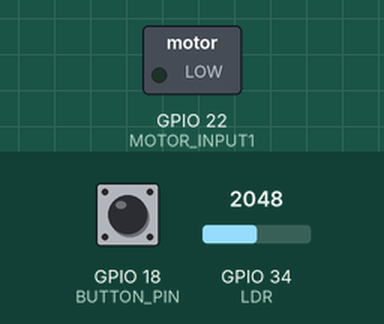
Bench run of a sketch on a simulated ESP32. Parts: switched loads named in the sketch (green lamp = pin HIGH). The inputs (shaded band) are chosen by the test bench; at power-on: GPIO 34 (LDR) = 2048, GPIO 18 (BUTTON_PIN) HIGH. WiFi joins after 1.5 s; servers stay silent unless stated; no MQTT or app messages arrive unless stated; what the sketch prints to the serial monitor is not drawn.

Above: at 2.7 s.
2.8 s: GPIO 34 (LDR) set to 417
4.3 s: GPIO 34 (LDR) set to 370
At 5.5 s:
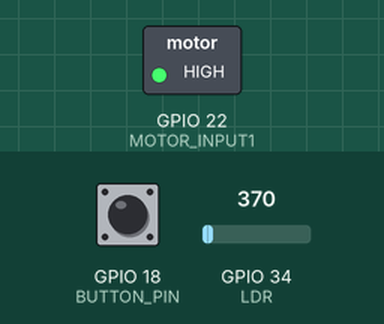
5.8 s: GPIO 34 (LDR) set to 440
At 6.8 s:
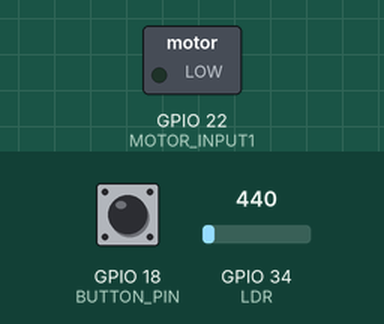
7.3 s: GPIO 34 (LDR) set to 360
At 7.9 s:
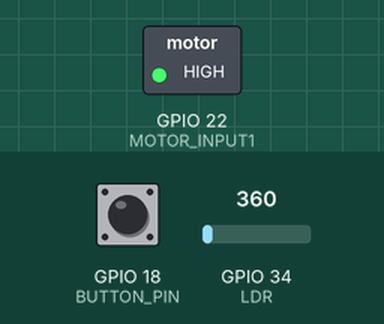
Timing chart, 0 to 9.8 s (numbered marks = the images above; inputs shaded):
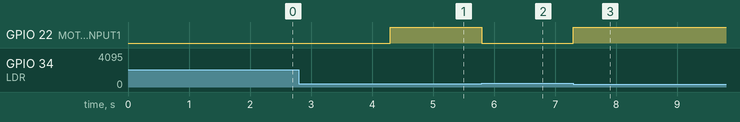

The sketch:

ge.ino
```cpp
#include <WiFi.h>
#include <MQTT.h>

// --- Pins ---
//#define MOTOR_ENABLE 23
#define MOTOR_INPUT1 22
//#define MOTOR_INPUT2 21
//#define LED_SINGLE   4
#define BUTTON_PIN   18
#define LDR 34

// --- Topics ---
const char mqtt_client_id[] = "AI_Group4";
const char mqtt_topic[]    = "groupAi4/command";
const char status_motor[]  = "groupAi4/status/motor";
//const char status_led[]    = "groupAi4/status/led"; // Topic สำหรับสถานะไฟบน Dashboard
const char status_ldr[]    = "groupAi4/status/ldr";
const char status_mode[]    = "groupAi4/status/mode";

WiFiClient net;
MQTTClient client;
bool isAutoMode = true;
bool motorStatus = false;
int ldrValue = 0;

volatile bool buttonPressed = false;
unsigned long lastInterruptTime = 0;
volatile int currentState = 0;

void IRAM_ATTR handleButtonInterrupt() {
  unsigned long interruptTime = millis();
  if (interruptTime - lastInterruptTime > 250) {
    currentState++;
    if (currentState > 2) currentState = 0;
    buttonPressed = true;
    lastInterruptTime = interruptTime;
  }
}

// ... (ส่วน connect, messageReceived, setup, loop เหมือนเดิม) ...

void connect() {
  Serial.print("Connecting WiFi...");
  while (WiFi.status() != WL_CONNECTED) { delay(500); }
  while (!client.connect(mqtt_client_id)) { delay(500); }
  client.subscribe(mqtt_topic);
  publishStatus();
}

void messageReceived(String &topic, String &payload) {
  if (payload == "on") motorStatus = true;
  else if (payload == "off" ) motorStatus = false;
  else if (payload == "auto") isAutoMode=true;
  else if (payload == "manual") isAutoMode=false;
  publishStatus();

}
void publishStatus(){
  client.publish(status_motor, motorStatus ? "ON" : "OFF");
  client.publish(status_mode, isAutoMode ? "Auto" : "Manual");
  client.publish(status_ldr, String(ldrValue));
}

void setup() {
  Serial.begin(115200);
  //pinMode(MOTOR_ENABLE, OUTPUT);
  pinMode(MOTOR_INPUT1, OUTPUT);
  //pinMode(MOTOR_INPUT2, OUTPUT);
  //pinMode(LED_SINGLE, OUTPUT);
  //digitalWrite(MOTOR_ENABLE, HIGH);
  pinMode(BUTTON_PIN, INPUT_PULLUP);
  attachInterrupt(digitalPinToInterrupt(BUTTON_PIN), handleButtonInterrupt, FALLING);

  WiFi.begin("@JumboPlusIoT", "07450748");
  client.begin("test.mosquitto.org", net);
  client.onMessage(messageReceived);
  connect();

}

void loop() {
  client.loop();
  if (!client.connected()) connect();
  if (buttonPressed) {
    if(isAutoMode){
      isAutoMode=false;
    }
    else {isAutoMode=true;}
    buttonPressed = false;
  }
  ldrValue = analogRead(LDR);
  if(isAutoMode){
    if(ldrValue<400){
      motorStatus = true;
    }
    else motorStatus = false;
  }
  digitalWrite(MOTOR_INPUT1, motorStatus ? HIGH : LOW);

  static unsigned long lastUpdate = 0;
  if (millis() - lastUpdate > 2000) {
    publishStatus();
    lastUpdate = millis();
  }
}
```

Measured:
- the behaviour switches between 400 and 399 on GPIO 34 (LDR) (found by bisection; images 0 and 1)
- after the input at 2.8 s, every drawn part: stays the same
- after the input at 4.3 s, GPIO 22 (MOTOR_INPUT1): LOW → HIGH at once
- after the input at 5.8 s, GPIO 22 (MOTOR_INPUT1): HIGH → LOW at once
- after the input at 7.3 s, GPIO 22 (MOTOR_INPUT1): LOW → HIGH at once
